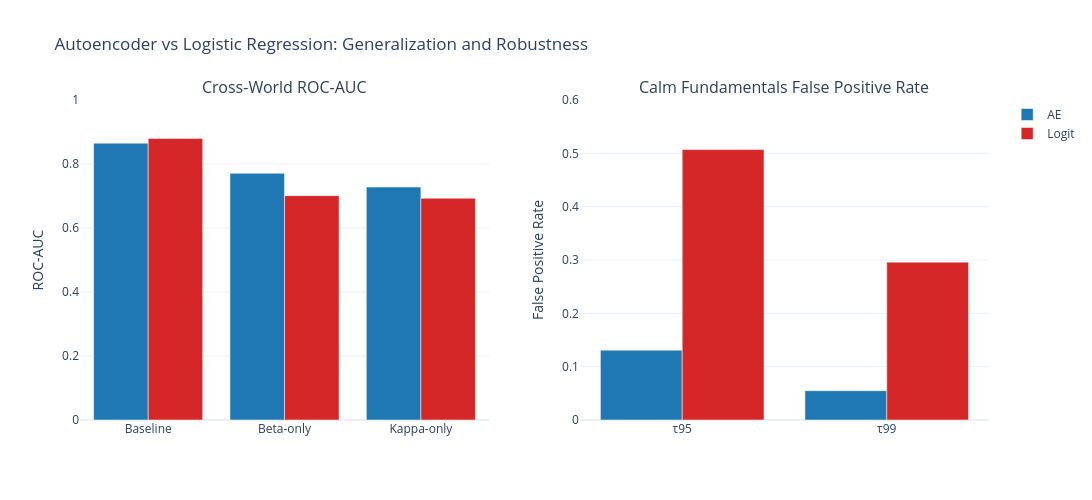

Notebook code for this chart:
### Code cell
# -------------------------
# Panel A: AUC comparison
# -------------------------
df_auc = pd.DataFrame({
    "setting": ["Baseline", "Beta-only", "Kappa-only"] * 2,
    "model": ["AE"] * 3 + ["Logit"] * 3,
    "value": [0.865, 0.771, 0.728, 0.880, 0.701, 0.693],
})

color_map = {
    "AE": "#1f77b4",     # blue
    "Logit": "#d62728"   # red
}
# -------------------------
# Panel B: Calm FPR
# -------------------------
df_fpr = pd.DataFrame({
    "threshold": ["τ95", "τ99"] * 2,
    "model": ["AE"] * 2 + ["Logit"] * 2,
    "value": [0.131, 0.055, 0.507, 0.296],
})

fig = make_subplots(
    rows=1, cols=2,
    subplot_titles=("Cross-World ROC-AUC", "Calm Fundamentals False Positive Rate")
)

# AUC traces
for model in ["AE", "Logit"]:
    d = df_auc[df_auc["model"] == model]
    fig.add_trace(
        go.Bar(
            x=d["setting"],
            y=d["value"],
            name=model,
             marker_color=color_map[model]
        ),
        row=1, col=1
    )

# FPR traces
for model in ["AE", "Logit"]:
    d = df_fpr[df_fpr["model"] == model]
    fig.add_trace(
        go.Bar(
            x=d["threshold"],
            y=d["value"],
            name=model,
            marker_color=color_map[model],
            showlegend=False
        ),
        row=1, col=2
    )

fig.update_layout(
    title="Autoencoder vs Logistic Regression: Generalization and Robustness",
    template="plotly_white",
    barmode="group",
    width=1100,
    height=500
)

fig.update_yaxes(title_text="ROC-AUC", row=1, col=1, range=[0, 1])
fig.update_yaxes(title_text="False Positive Rate", row=1, col=2, range=[0, 0.6])

fig.show()

### Figure 1 — Plotly figure (JSON) as saved in the notebook; plotly's stock layout.template omitted (floating-point values rounded to 4 significant figures)
{"data": [{"marker": {"color": "#1f77b4"}, "name": "AE", "type": "bar", "x": ["Baseline", "Beta-only", "Kappa-only"], "xaxis": "x", "y": [0.865, 0.771, 0.728], "yaxis": "y"}, {"marker": {"color": "#d62728"}, "name": "Logit", "type": "bar", "x": ["Baseline", "Beta-only", "Kappa-only"], "xaxis": "x", "y": [0.88, 0.701, 0.693], "yaxis": "y"}, {"marker": {"color": "#1f77b4"}, "name": "AE", "showlegend": false, "type": "bar", "x": ["τ95", "τ99"], "xaxis": "x2", "y": [0.131, 0.055], "yaxis": "y2"}, {"marker": {"color": "#d62728"}, "name": "Logit", "showlegend": false, "type": "bar", "x": ["τ95", "τ99"], "xaxis": "x2", "y": [0.507, 0.296], "yaxis": "y2"}], "layout": {"annotations": [{"font": {"size": 16}, "showarrow": false, "text": "Cross-World ROC-AUC", "x": 0.225, "xanchor": "center", "xref": "paper", "y": 1, "yanchor": "bottom", "yref": "paper"}, {"font": {"size": 16}, "showarrow": false, "text": "Calm Fundamentals False Positive Rate", "x": 0.775, "xanchor": "center", "xref": "paper", "y": 1, "yanchor": "bottom", "yref": "paper"}], "barmode": "group", "height": 500, "title": {"text": "Autoencoder vs Logistic Regression: Generalization and Robustness"}, "width": 1100, "xaxis": {"anchor": "y", "domain": [0, 0.45]}, "xaxis2": {"anchor": "y2", "domain": [0.55, 1]}, "yaxis": {"anchor": "x", "domain": [0, 1], "range": [0, 1], "title": {"text": "ROC-AUC"}}, "yaxis2": {"anchor": "x2", "domain": [0, 1], "range": [0, 0.6], "title": {"text": "False Positive Rate"}}}}
